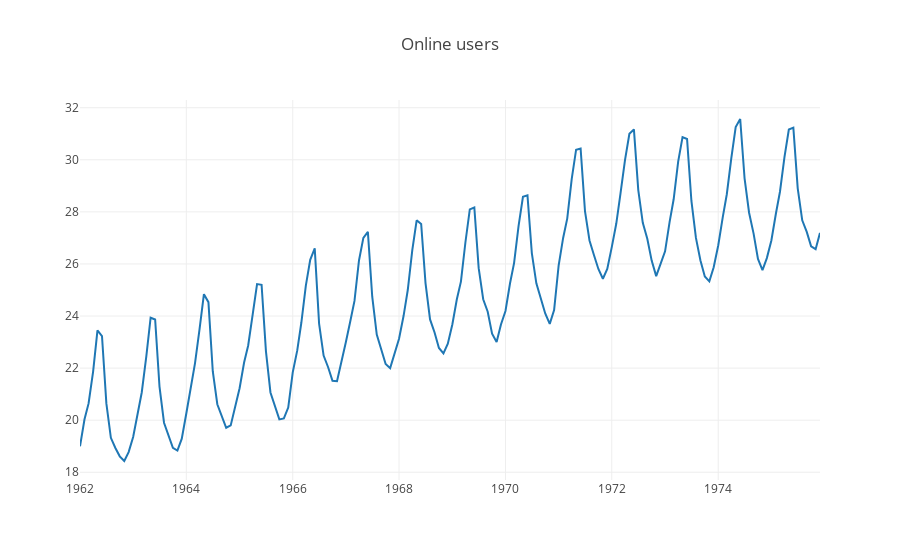

The notebook cell saved with this chart:
### Code cell
#dataset = pd.read_csv('monthly-milk-production.csv', index_col=['month'], parse_dates=['month'])
plotly_df(milk, title = "Online users")

### Figure 1 — Plotly figure (JSON) as saved in the notebook; plotly's stock layout.template omitted (floating-point values rounded to 4 significant figures; data arrays with more than 128 entries replaced by an {"elided": "..."} marker saying what was removed)
{"data": [{"mode": "lines", "name": "daily", "type": "scatter", "x": {"elided": "168 str values"}, "y": {"elided": "168 float values"}}], "layout": {"title": "Online users"}}
